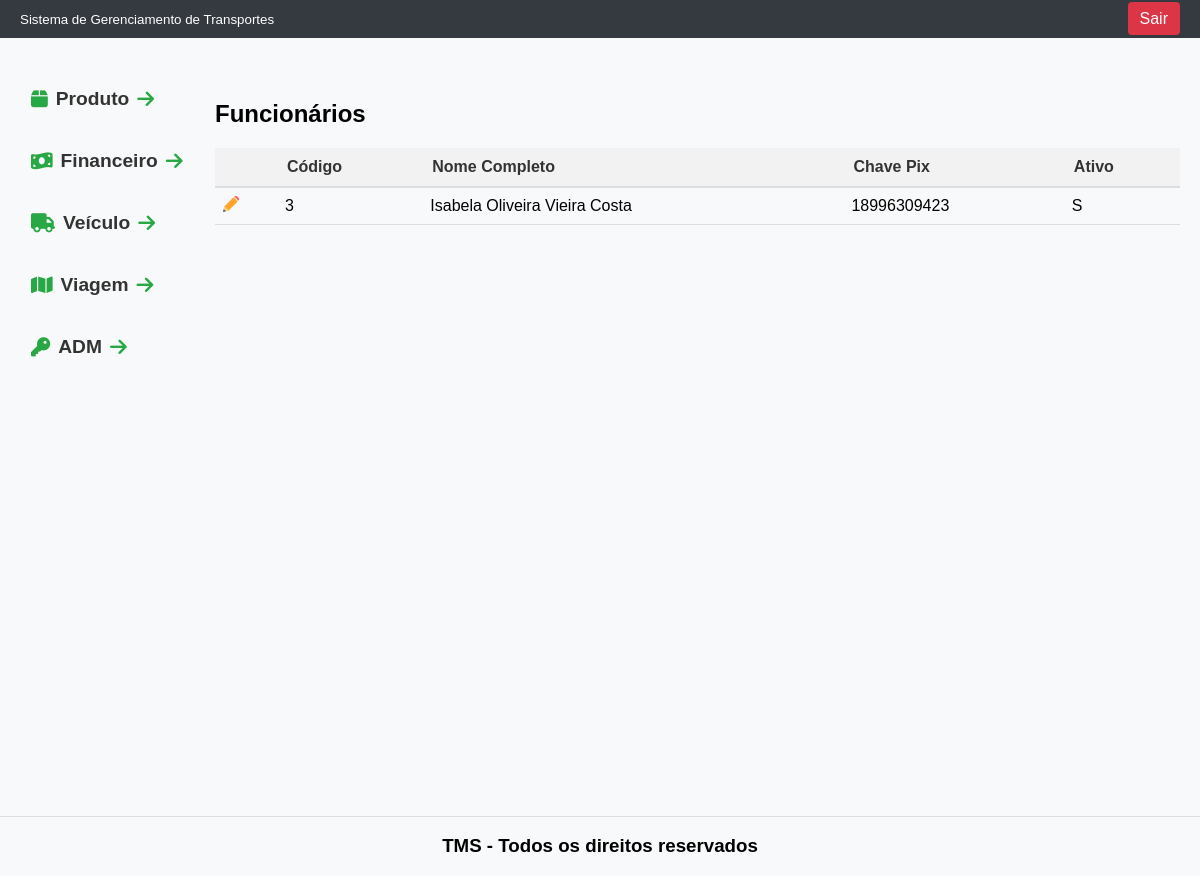
Screenshot of /tcc/funcionario with the database file from the repository.
### tables this page shows
CREATE TABLE `funcionario` (
  `id` int(11) NOT NULL,
  `nome_completo` varchar(255) NOT NULL,
  `cpf` varchar(18) NOT NULL,
  `cnh` varchar(25) NOT NULL,
  `dt_nascimento` date NOT NULL,
  `rg` varchar(20) NOT NULL,
  `dt_venc_cnh` date NOT NULL,
  `endereco` varchar(150) NOT NULL,
  `bairro` varchar(100) NOT NULL,
  `numero` varchar(20) NOT NULL,
  `complemento` varchar(100) NOT NULL,
  `id_estado` int(11) NOT NULL,
  `id_cidade` int(11) NOT NULL,
  `telefone` varchar(20) NOT NULL,
  `chave_pix` varchar(150) NOT NULL,
  `email` varchar(150) NOT NULL,
  `ativo` char(1) NOT NULL,
  `observacao` varchar(100) NOT NULL
);

### tcc/Controller/FuncionarioController.php (called while the page is built, shortened)
<?php
class FuncionarioController{
    public static function index(){
        $funcionario_DAO = new FuncionarioDAO();
        $lista_func = $funcionario_DAO->getAllRows();
        $total_func = count($lista_func);
        include 'View/modulos/funcionario/listar_funcionario.php';
    }
}

### tcc/index.php (called while the page is built, shortened)
<?php
include 'rotas.php';

### tcc/DAO/MySQL.php (called while the page is built)
<?php
class MySQL extends PDO{
    private $host       = "localhost";
    private $usuario    = "root";
    private $senha      = "";
    private $db         = "tcc";
    private $opcoes = array(PDO::ATTR_ERRMODE => PDO::ERRMODE_EXCEPTION);
    public function __construct(){
        $dsn = "mysql:host=".$this->host.";dbname=".$this->db;
        return parent::__construct($dsn, $this->usuario, $this->senha, $this->opcoes);
    }
}

### tcc/DAO/funcionarioDAO.php (called while the page is built, shortened)
<?php
class FuncionarioDAO{
    private $conexao;
    public function __construct(){
        include_once "MySQL.php";
        $this->conexao = new MySQL();
    }
    public function getAllRows(){
        $stmt = $this->conexao->prepare("SELECT * FROM funcionario");
        $stmt->execute();
        $arr_func = array();
        while($f = $stmt->fetchObject()){
            $arr_func[] = $f;
        }
        return $arr_func;
    }
}

### tcc/View/modulos/funcionario/listar_funcionario.php (the view, shortened to what this page needs)
<!DOCTYPE html>
<html lang="en">
<head>
</head>
<body>
    <div class="header">
        <?php include PATH_VIEW . 'includes/cabecalho.php' ?>
    </div>
    <div class="container">
        <div class="menu">
            <?php include PATH_VIEW . 'includes/menu.php' ?>
        </div>
        <main>
            <div class="titulo-pagina">
                <h2>Funcionários</h2>
            </div>
            <table>
                <thead>
                    <tr>
                        <th></th>
                        <th>Código</th>
                        <th>Nome Completo</th>
                        <th>Chave Pix</th>
                        <th>Ativo</th>
                    </tr>
                </thead>
                <tbody>
                    <?php for($i=0; $i<$total_func; $i++): ?>
                    <tr>
                        <td class="icon">
                            <a href="/tcc/funcionario/ver?id=<?= $lista_func[$i]->id ?>">
                                <img title="Editar" src="/tcc/View/includes/imagem/lapis.png" alt="Ícone de Lápis">
                            </a>
                        </td>
                        <td> <?= $lista_func[$i]->id ?> </td>
                        <td> <?= $lista_func[$i]->nome_completo ?></td>
                        <td> <?= $lista_func[$i]->chave_pix ?> </td>
                        <td> <?= $lista_func[$i]->ativo ?></td>
                    </tr>
                    <?php endfor ?>
                </tbody>
            </table>
        </main>
    </div>
    <div class="footer">
        <?php include PATH_VIEW . 'includes/rodape.php' ?>
    </div>
</body>
</html>

### tcc/View/modulos/funcionario/listar_funcionario.php (style rules this page uses)
body { margin: 0; font-family: Arial, sans-serif; display: flex; flex-direction: column; height: 100vh; overflow: hidden; }
.footer { background-color: #f8f9fa; text-align: center; padding: 0px; position: fixed; bottom: 0; left: 0; right: 0; margin-bottom: 0px; border-top: 1px solid #ddd; }
.container { display: flex; flex: 1; margin-top: 60px; margin-bottom: 10px; }
.menu { width: 15%; background-color: #f8f9fa; padding: 0px; box-sizing: border-box; border-right: 0px solid #ddd; margin-left: 15px; }
main { flex: 1; padding: 20px; box-sizing: border-box; background-color: #f8f9fa; margin: 0px; }
table { width: 100%; border-collapse: collapse; font-family: Arial, sans-serif; }
thead th { background-color: #f2f2f2; color: #333; padding: 10px; border-bottom: 2px solid #ddd; text-align: left; }
tbody td { padding: 8px; border-bottom: 1px solid #ddd; }
td a { color: #007bff; text-decoration: none; }
.icon img { width: 16px; height: 16px; }

### tcc/View/includes/cabecalho.php (style rules this page uses)
.header { background-color: #343a40; color: #fff; padding: 10px 20px; display: flex; justify-content: space-between; align-items: center; position: fixed; top: 0; left: 0; right: 0; z-index: 1000; }

### tcc/View/includes/menu.php (style rules this page uses)
body { font-family: 'Poppins', sans-serif; margin: 0; background-color: #f8f9fa; }

### rows the page displays
funcionario: id "3", nome_completo "Isabela Oliveira Vieira Costa", chave_pix "18996309423", ativo "S"
